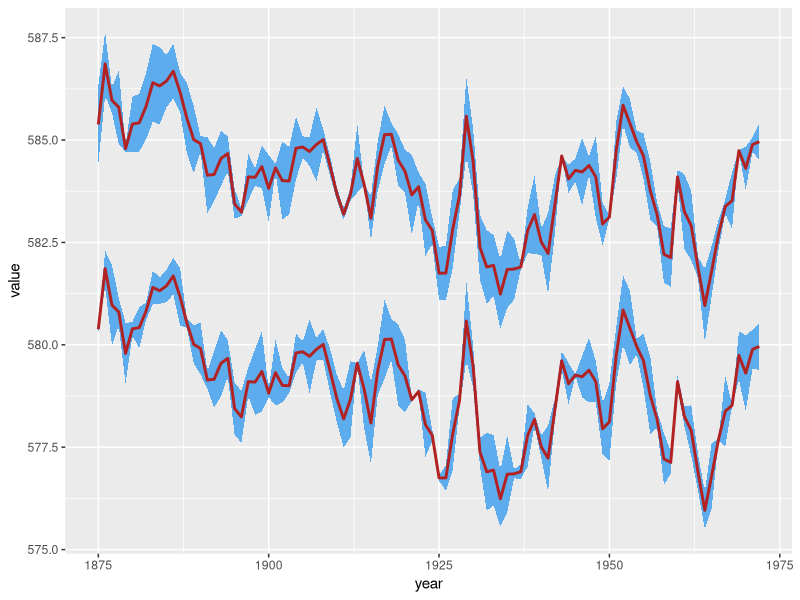

The R script that drew this image:
## ---- chunk 1
knitr::opts_chunk$set(echo = TRUE)
## ---- chunk 2
library(tidyverse)
huron <- data.frame(year = rep(1875:1972,2), 
                    group = c(rep("a",98),rep("b",98)),
                    value = c(LakeHuron, LakeHuron + 5),
                    std = runif(length(LakeHuron)*2,0,1))

huron %>% 
  ggplot(aes(year, value, fill = group)) + 
  geom_ribbon(aes(ymin = value - std, ymax = value + std, group=group), fill = "steelblue2") + 
  geom_line(color = "firebrick", size = 1)

